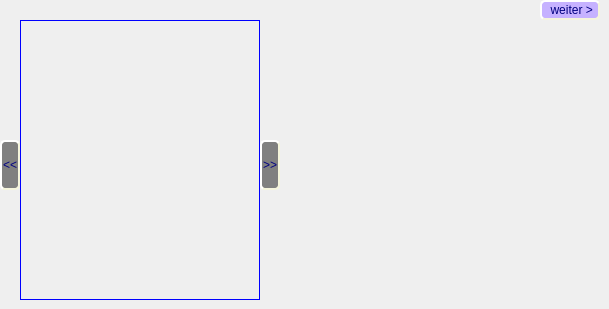
      <widget class="QWidget" name="perfomer_image">
       <widget class="QPushButton" name="Btn_stacked_info_next_1">
        <property name="geometry">
         <rect>
          <x>540</x>
          <y>0</y>
          <width>60</width>
          <height>20</height>
         </rect>
        </property>
        <property name="toolTip">
         <string>nächste ist Datei-Infos holen</string>
        </property>
        <property name="styleSheet">
         <string notr="true">QPushButton { 
	color: rgb(0, 0, 127);
	selection-background-color: rgb(255, 85, 0);
	background-color: rgb(198, 178, 255);
	border-style: outset;
	border-width: 2px;
	font: 10pt &quot;MS Shell Dlg 2&quot;;
	border-radius: 5px;
	border-color: beige;
}                   
QPushButton:enabled{
	background-color: rgb(198, 178, 255);
}                           
QPushButton:pressed{ 
	background: red;
}                            
QPushButton:disabled{                             
	background-color: gray;                
}
QPushButton:hover{
	background-color: rgb(255, 85, 255);
}   </string>
        </property>
        <property name="text">
         <string> weiter &gt;</string>
        </property>
       </widget>
       <widget class="QPushButton" name="Btn_performer_next">
        <property name="enabled">
         <bool>false</bool>
        </property>
        <property name="geometry">
         <rect>
          <x>260</x>
          <y>140</y>
          <width>20</width>
          <height>50</height>
         </rect>
        </property>
        <property name="cursor">
         <cursorShape>PointingHandCursor</cursorShape>
        </property>
        <property name="toolTip">
         <string>nächstes Bild</string>
        </property>
        <property name="whatsThis">
         <string>Analyse</string>
        </property>
        <property name="styleSheet">
         <string notr="true">QPushButton { 
	color: rgb(0, 0, 127);
	selection-background-color: rgb(255, 85, 0);
	background-color: rgb(198, 178, 255);
	border-style: outset;
	border-width: 2px;
	font: 14pt &quot;Consolas&quot;;
	border-radius: 5px;
	border-color: beige;
}                   
QPushButton:enabled{
	background-color: rgb(198, 178, 255);
}                           
QPushButton:pressed{ 
	background: red;
}                            
QPushButton:disabled{                             
	background-color: gray;                
}
QPushButton:hover{
	background-color: rgb(255, 85, 255);
}   </string>
        </property>
        <property name="text">
         <string>&gt;&gt;</string>
        </property>
       </widget>
       <widget class="QLabel" name="lbl_link_image_from_db">
        <property name="geometry">
         <rect>
          <x>20</x>
          <y>20</y>
          <width>240</width>
          <height>280</height>
         </rect>
        </property>
        <property name="styleSheet">
         <string notr="true">border: 1px solid blue;</string>
        </property>
        <property name="text">
         <string/>
        </property>
        <property name="scaledContents">
         <bool>true</bool>
        </property>
        <property name="wordWrap">
         <bool>false</bool>
        </property>
       </widget>
       <widget class="QPushButton" name="Btn_performer_prev">
        <property name="enabled">
         <bool>false</bool>
        </property>
        <property name="geometry">
         <rect>
          <x>0</x>
          <y>140</y>
          <width>20</width>
          <height>50</height>
         </rect>
        </property>
        <property name="cursor">
         <cursorShape>PointingHandCursor</cursorShape>
        </property>
        <property name="toolTip">
         <string>vorheriges Bild</string>
        </property>
        <property name="whatsThis">
         <string>Analyse</string>
        </property>
        <property name="styleSheet">
         <string notr="true">QPushButton { 
	color: rgb(0, 0, 127);
	selection-background-color: rgb(255, 85, 0);
	background-color: rgb(198, 178, 255);
	border-style: outset;
	border-width: 2px;
	font: 15pt &quot;Consolas&quot;;
	border-radius: 5px;
	border-color: beige;
}                   
QPushButton:enabled{
	background-color: rgb(198, 178, 255);
}                           
QPushButton:pressed{ 
	background: red;
}                            
QPushButton:disabled{                             
	background-color: gray;                
}
QPushButton:hover{
	background-color: rgb(255, 85, 255);
}   </string>
        </property>
        <property name="text">
         <string>&lt;&lt;</string>
        </property>
       </widget>
       <widget class="QLabel" name="lbl_performer_link">
        <property name="geometry">
         <rect>
          <x>20</x>
          <y>0</y>
          <width>461</width>
          <height>20</height>
         </rect>
        </property>
        <property name="text">
         <string/>
        </property>
       </widget>
       <zorder>Btn_stacked_info_next_1</zorder>
       <zorder>Btn_performer_prev</zorder>
       <zorder>lbl_performer_link</zorder>
       <zorder>lbl_link_image_from_db</zorder>
       <zorder>Btn_performer_next</zorder>
      </widget>
